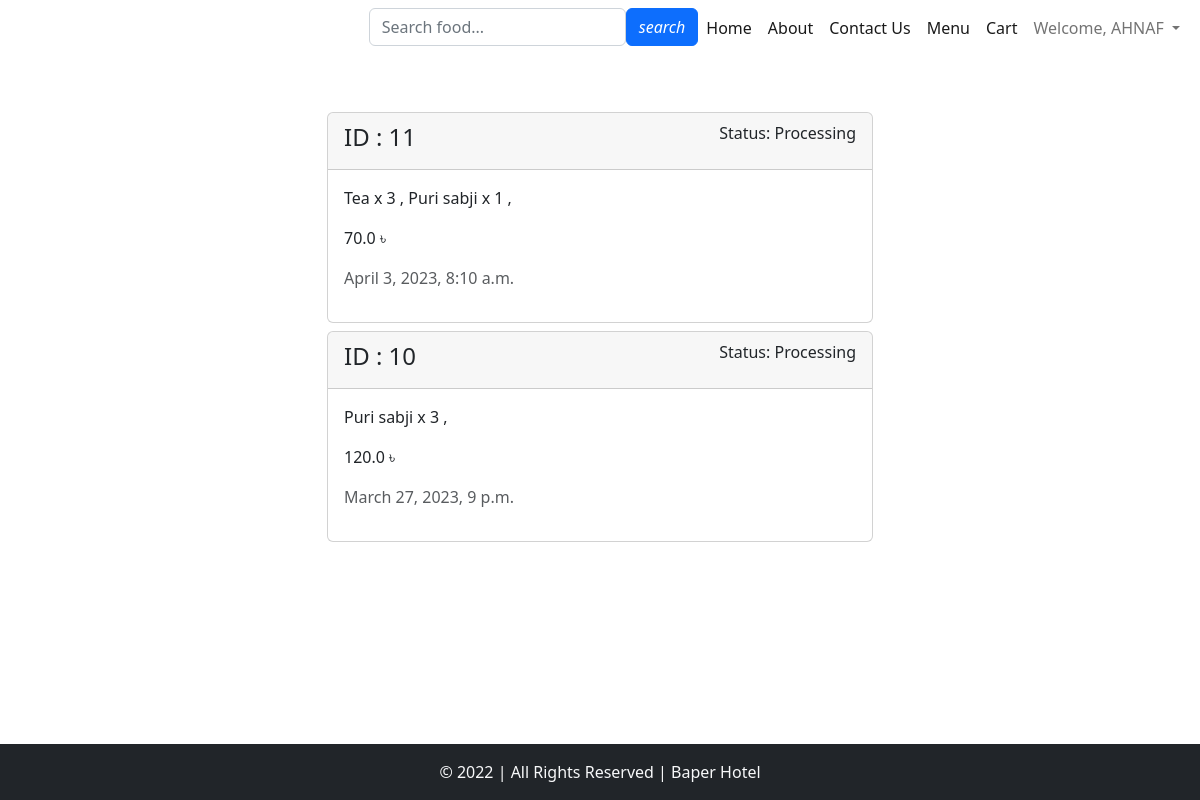
The app's page /food/orders/ (signed in) with its own data.
### food/models.py (models this page shows, shortened)
class Order(models.Model):
    user = models.ForeignKey(User, on_delete=models.DO_NOTHING)     # Order table has foreign key relationship with User table
    order_details = models.CharField(max_length=500)
    total_price = models.FloatField()
    is_ready = models.BooleanField(default=False)
    is_delivered = models.BooleanField(default=False)
    created_at = models.DateTimeField(auto_now_add=True)
    updated_at = models.DateTimeField(auto_now=True)

### food/views.py (the view)
# urls.py: path('orders/', views.orders, name="orders"),                   # this request ius generated when a logged in user clicks order in dropdown for base.html
def orders(request):
    orders = Order.objects.filter(user = request.user).order_by("-id")  # creating object of Order table named as orders where id = id of the logged in user, -id means sort in decreasing order of id, i.e., latest order will be at top
    context = {
        "orders" : orders
    }
    return render(request, 'food/orders.html', context)     # passing this context dictionary to orders.html page in food folder under templates, there we can use the orders object to fetch data directly from Order table

### templates/food/orders.html
{% extends 'base.html' %}
{% block content %}
<div class="container">
    <div class="row my-5">
        <div class="col-md-6 mx-auto">
            {% for order in orders %}
                <div class="card my-2">
                    <div class="card-header d-flex justify-content-between align-items-center">
                        <h4 class="h4">ID : {{order.id}}</h4>
                        <p class="text-lead">Status:
                            {% if order.is_ready and order.is_delivered %}
                                Delivered
                            {% elif order.is_ready %}
                                Ready
                            {% else %}
                                Processing
                            {% endif %}
                        </p>
                    </div>
                    <div class="card-body">
                        <p class="text-lead">{{order.order_details}}</p>
                        <p>{{order.total_price}} &#2547;</p>
                        <p class="text-muted">{{order.created_at}}</p>
                    </div>
                </div>
            {% endfor %}
        </div>
    </div>
</div>
{% endblock content %}

### templates/base.html (shortened to what this page needs)
{% load static %}
<!DOCTYPE html>
<html lang="en">
<head>
    <link rel="stylesheet" href="{% static 'bs/bootstrap.min.css'%}">
    <link rel="stylesheet" href="{% static 'css/style.css'%}">
</head>
<body>
    <nav class="navbar navbar-expand-md">
        <div class="container-fluid">
          <div class="collapse navbar-collapse" id="navbarSupportedContent">
            <ul class="navbar-nav ms-auto mb-2 mb-lg-0">
              <li class="nav-item">
                <form action="{% url 'search' %}" method="post">
                  <div class="form-outline d-flex relative">
                    <input type="text" id="form1" class="form-control searchinput" name="form1" placeholder="Search food..."  required />
                    <button type="submit" class="btn btn-primary">
                      <i class="fas fa-search"> search</i>
                    </button>
                  </div>
                </form>
              </li>
              <li class="nav-item">
                <a class="nav-link active" aria-current="page" href="{% url 'home'%}">Home</a>
              </li>
              <li class="nav-item">
                <a class="nav-link active" aria-current="page" href="{% url 'about_us'%}">About</a>
              </li>
              <li class="nav-item">
                <a class="nav-link active" aria-current="page" href="{% url 'contact'%}">Contact Us</a>
              </li>
              <li class="nav-item">
                <a class="nav-link active" aria-current="page" href="{% url 'menu'%}">Menu</a>
              </li>
              {% if user.is_authenticated %}
              <li class="nav-item dropdown">
                <li class="nav-item">
                  <a class="nav-link active" aria-current="page" href="{% url 'cart' %}">Cart</a>
                </li>
                <a class="nav-link dropdown-toggle" href="#" id="navbarDropdown" role="button" data-bs-toggle="dropdown" aria-expanded="false">
                  Welcome, {{user.first_name}}
                </a>
              </li>
              {% endif %}
            </ul>
          </div>
        </div>
    </nav>
    {% block content %}
    {% endblock content %}
    <footer class="bg-dark text-light p-3 text-center" style="position: fixed; width: 100%; bottom:0;">
        &copy; 2022 | All Rights Reserved | Baper Hotel
    </footer>
</body>
</html>

### templates/base.html (style rules this page uses)
.relative { position: relative; }

### records on screen
Order: id "11", is_ready "Processing", order_details "Tea x 3 , Puri sabji x 1 ,", total_price "70.0", created_at "April 3, 2023, 8:10 a.m."
Order: id "10", is_ready "Processing", order_details "Puri sabji x 3 ,", total_price "120.0", created_at "March 27, 2023, 9 p.m."

### other values on screen
{{ user.first_name }} "AHNAF"
